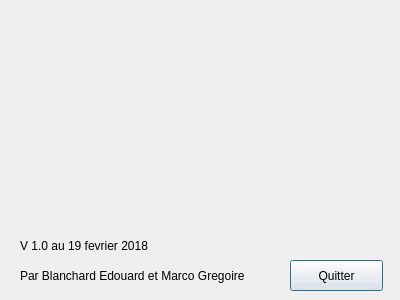
<?xml version="1.0" encoding="UTF-8"?>
<ui version="4.0">
 <class>apropos</class>
 <widget class="QDialog" name="apropos">
  <property name="geometry">
   <rect>
    <x>0</x>
    <y>0</y>
    <width>400</width>
    <height>300</height>
   </rect>
  </property>
  <property name="windowTitle">
   <string>Dialog</string>
  </property>
  <widget class="QPushButton" name="pushButton">
   <property name="geometry">
    <rect>
     <x>290</x>
     <y>260</y>
     <width>93</width>
     <height>31</height>
    </rect>
   </property>
   <property name="text">
    <string>Quitter</string>
   </property>
  </widget>
  <widget class="QLabel" name="label_2">
   <property name="geometry">
    <rect>
     <x>20</x>
     <y>230</y>
     <width>161</width>
     <height>31</height>
    </rect>
   </property>
   <property name="text">
    <string>V 1.0 au 19 fevrier 2018</string>
   </property>
  </widget>
  <widget class="QLabel" name="label_3">
   <property name="geometry">
    <rect>
     <x>20</x>
     <y>260</y>
     <width>271</width>
     <height>31</height>
    </rect>
   </property>
   <property name="text">
    <string>Par Blanchard Edouard et Marco Gregoire</string>
   </property>
  </widget>
  <widget class="QLabel" name="label">
   <property name="geometry">
    <rect>
     <x>20</x>
     <y>10</y>
     <width>361</width>
     <height>211</height>
    </rect>
   </property>
   <property name="text">
    <string/>
   </property>
   <property name="pixmap">
    <pixmap resource="resources.qrc">:/images/POLYTECH_RVB.png</pixmap>
   </property>
   <property name="scaledContents">
    <bool>true</bool>
   </property>
  </widget>
 </widget>
 <resources>
  <include location="resources.qrc"/>
 </resources>
 <connections/>
</ui>
